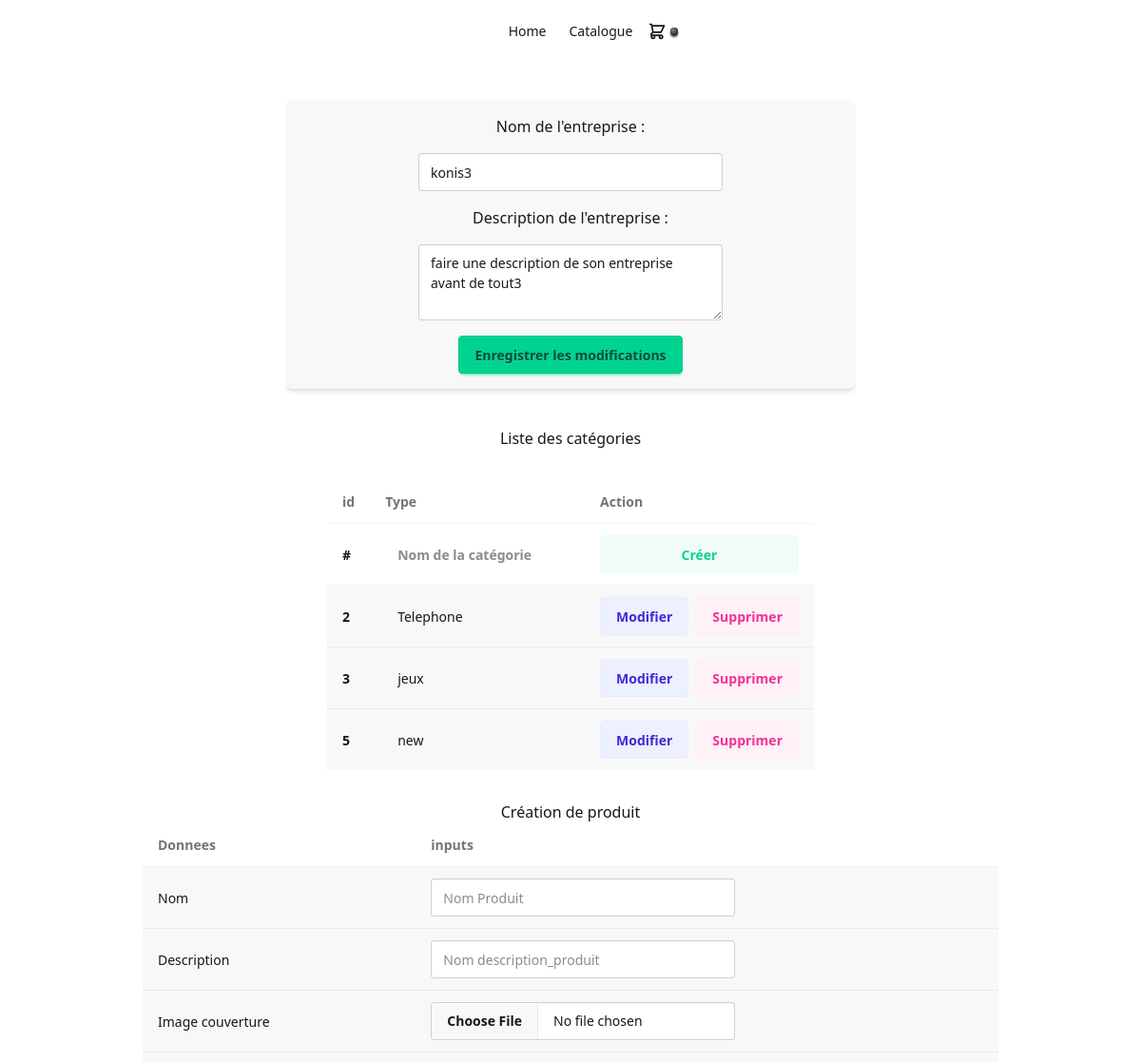
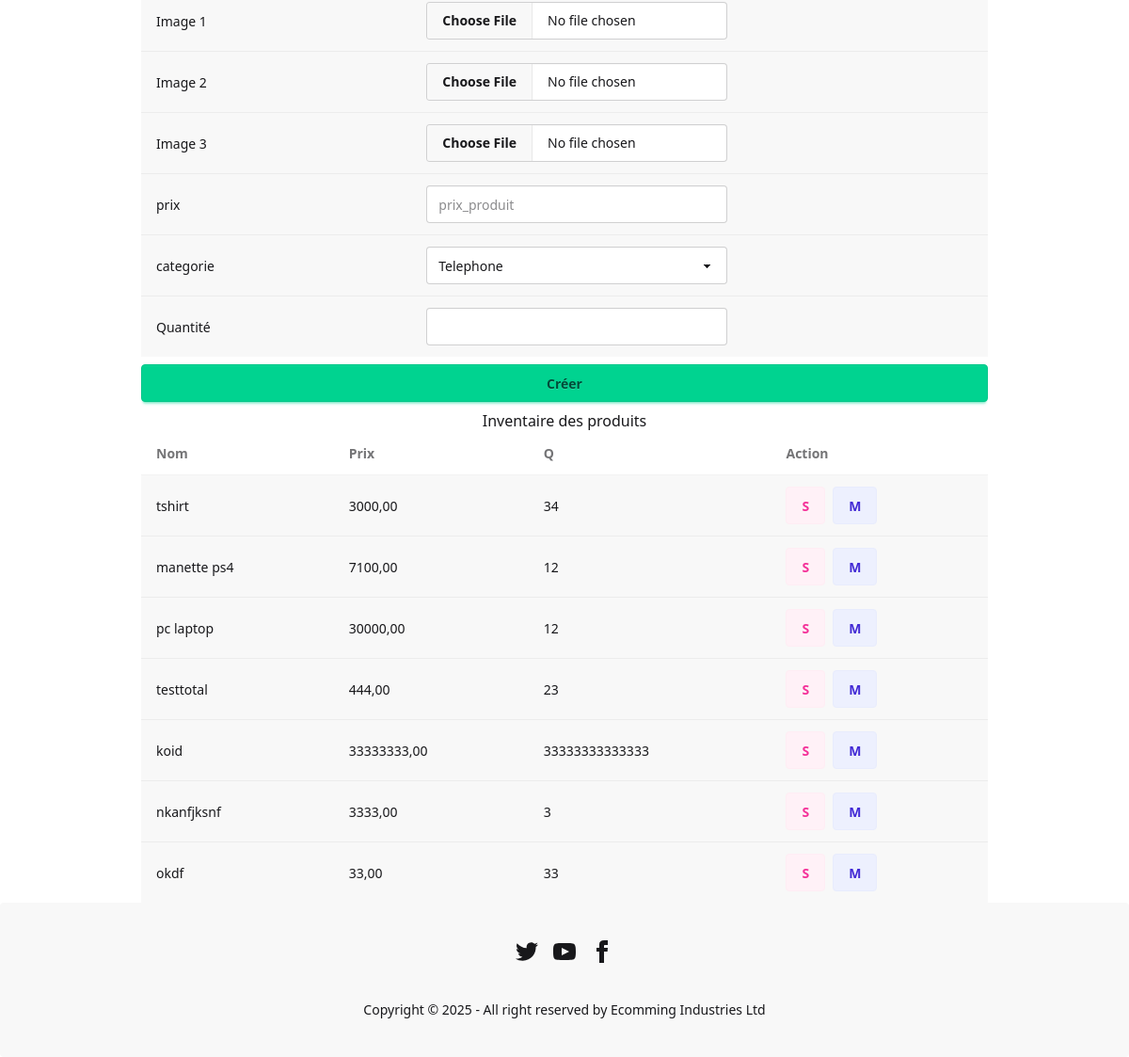
Screenshot of /crud/ (signed in) with the database file from the repository (2 pictures, top to bottom).
### Ecomming/models.py (models this page shows, shortened)
class Site(models.Model):
    nom_entreprise = models.CharField(max_length=255)
    description_entreprise = models.TextField()

class Categorie(models.Model):
    name = models.CharField(_("Nom de la catégorie"), max_length=100)

class Produit(models.Model):
    id = models.AutoField(_("ID"), primary_key=True)
    name = models.CharField(_("Nom du produit"), max_length=100)
    description = models.TextField(_("Description du produit"))
    prix = models.DecimalField(_("Prix du produit"), max_digits=10, decimal_places=2)
    categorie = models.ForeignKey(Categorie, on_delete=models.CASCADE, related_name="produits")
    quantite = models.IntegerField(_("Quantite"))
    image_couverture = CloudinaryField('image_couverture', folder="mon-projet/photos/couvertures/")
    image_1 = CloudinaryField('image_1', folder="mon-projet/photos/couvertures/",  null=True)
    image_2 = CloudinaryField('image_2', folder="mon-projet/photos/couvertures/",  null=True)
    image_3 = CloudinaryField('image_3', folder="mon-projet/photos/couvertures/",  null=True)

### Ecomming/views.py (the view, shortened to what this page needs)
# urls.py: path('crud/', views.crud, name='crud'),
@login_required
def crud(request):
    categories = Categorie.objects.all()
    produits = Produit.objects.all()
    context = {
        'title': 'Inventaire',
        'categories': categories,
        'produits': produits,
        'nom_entreprise': Site.objects.get(id=1).nom_entreprise,
        'description_entreprise': Site.objects.get(id=1).description_entreprise,
    }
    return render(request, 'crud.html', context=context)

### Ecomming/templates/crud.html (shortened to what this page needs)
{% extends 'base.html' %} {% block content %}
<div class="container mx-auto xl:w-2/4 lg:w-2/4 md:w-2/4 w-3/4 ">
  <div class="overflow-x-auto">
<form method="post" class="flex flex-col gap-4 items-center justify-center my-10 bg-base-200 p-4 rounded-lg shadow-md w-auto">
  <label for="nom_entreprise">Nom de l'entreprise :</label>
  <input type="text" id="nom_entreprise" name="nom_entreprise" value="{{ nom_entreprise }}" class="input">
  <label for="description_entreprise">Description de l'entreprise :</label>
  <textarea  class="textarea"  id="description_entreprise" name="description_entreprise">{{ description_entreprise }}</textarea>
  <button  class="btn btn-success"  type="submit" name="update_site">Enregistrer les modifications</button>
</form>
</div>
</div>
<div class="w-full flex items-center justify-center flex-col">
  <h2>Liste des catégories</h2>
  <div class="container w-auto max-w-lg self-center my-8">
    <div class="overflow-x-auto">
      <table class="table">
        <thead>
          <tr>
            <th>id</th>
            <th>Type</th>
            <th>Action</th>
          </tr>
        </thead>
        <tbody>
          <form method="post">
            <tr>
              <th>#</th>
              <th>
                <input
                  id="name_categorie"
                  type="text"
                  name="name_categorie"
                  class="input input-ghost"
                  placeholder="Nom de la catégorie"
                />
              </th>
              <td>
                <button
                  class="btn btn-soft btn-success w-full"
                  name="create_categorie"
                >
                  Créer
                </button>
              </td>
            </tr>
          </form>
          {% for categorie in categories %}
          <form method="post">
            <tr class="bg-base-200">
              <th>{{ categorie.id }}</th>
              <td>
                <input
                  type="text"
                  name="name_categorie"
                  value="{{ categorie.name }}"
                  class="input input-ghost"
                />
              </td>
              <td class="flex flex-row gap-2">
                <button
                  class="btn btn-soft btn-primary"
                  name="delete_categorie"
                >
                  Modifier
                </button>
                <button
                  class="btn btn-soft btn-secondary"
                  name="delete_categorie"
                >
                  Supprimer
                </button>
              </td>
            </tr>
          </form>
          {% endfor %}
        </tbody>
      </table>
    </div>
  </div>
  <h2>Création de produit</h2>
  <form id="createProductForm" method="post" enctype="multipart/form-data" class="w-full">
    <div class="container mx-auto xl:w-3/4 lg:w-3/4 md:w-3/4 w-3/4">
      <div class="overflow-x-auto">
        <table class="table">
          <thead>
            <tr>
              <th>Donnees</th>
              <th>inputs</th>
            </tr>
          </thead>
          <tbody>
            <tr class="bg-base-200">
              <td>Nom</td>
              <td>
                <input
                  type="text"
                  id="name_produit"
                  name="name_produit"
                  placeholder="Nom Produit"
                  class="input"
                />
              </td>
            </tr>
            <tr class="bg-base-200">
              <td>Description</td>
              <td>
                <input
                  type="text"
                  id="description_produit"
                  name="description_produit"
                  placeholder="Nom description_produit"
                  class="input"
                />
              </td>
            </tr>
            <tr class="bg-base-200">
              <td>Image couverture</td>
              <td>
                <input
                  type="file"
                  class="file-input"
                  id="Image_produit"
                  name="Image_produit"
                  placeholder="Nom urlImage_produit"
                />
              </td>
            </tr>
            <tr class="bg-base-200">
              <td>Image 1</td>
              <td>
                <input
                  type="file"
                  class="file-input"
                  id="image_1"
                  name="image_1"
                  placeholder="Nom urlImage_produit"
                />
              </td>
            </tr>
            <tr class="bg-base-200">
              <td>Image 2</td>
              <td>
                <input
                  type="file"
                  class="file-input"
                  id="image_2"
                  name="image_2"
                  placeholder="Nom urlImage_produit"
                />
              </td>
            </tr>
            <tr class="bg-base-200">
              <td>Image 3</td>
              <td>
                <input
                  type="file"
                  class="file-input"
                  id="image_3"
                  name="image_3"
                  placeholder="Nom urlImage_produit"
                />
              </td>
            </tr>
            <tr class="bg-base-200">
              <td>prix</td>
              <td>
                <input
                  type="number"
                  id="prix_produit"
                  name="prix_produit"
                  placeholder="prix_produit"
                  class="input"
                />
              </td>
            </tr>
            <tr class="bg-base-200">
              <td>categorie</td>
              <td>
                <select
                  id="categorie_produit"
                  name="categorie_produit"
                  class="select"
                >
                  {% for categorie in categories %}
                  <option value="{{ categorie.id }}">
                    {{ categorie.name }}
                  </option>
                  {% endfor %}
                </select>
              </td>
            </tr>
            <tr class="bg-base-200">
              <td>Quantité</td>
              <td>
                <input
                  type="number"
                  id="quantite_produit"
                  name="quantite_produit"
                  class="input"
                />
              </td>
            </tr>
          </tbody>
        </table>
        <button type="submit" class="btn my-2 btn-success w-full" name="create_produit">
          Créer
        </button>
      </div>
    </div>
  </form>
  <h2>Inventaire des produits</h2>
  <table class="table mx-auto xl:w-3/4 lg:w-3/4 md:w-3/4 w-3/4">
    <thead>
      <tr>
        <th>Nom</th>
        <th>Prix</th>
        <th>Q</th>
        <th>Action</th>
      </tr>
    </thead>
    <tbody class="w-full">
      {% for produit in produits %}
      <tr class="bg-base-200">
        <td>{{ produit.name }}</td>
        <td>{{ produit.prix }}</td>
        <td>{{ produit.quantite }}</td>
        <td class="flex flex-row gap-2">
          <form method="post">
            <button class="btn btn-soft btn-secondary" name="delete_produit">
              S
            </button>
          </form>
          <button
            class="btn btn-soft btn-primary"
            onclick="modifier_produit_{{ produit.id }}.showModal()"
          >
            M
          </button>
        </td>
      </tr>
      {% endfor %}
    </tbody>
  </table>
</div>
{% endblock %}

### Ecomming/templates/base.html (shortened to what this page needs)
{% load static %}
<!DOCTYPE html>
<html data-theme="light">
  <head>
    <link
      href="{% static 'css/style.css' %}"
      rel="stylesheet"
      type="text/css"
    />
    <link
      href="https://cdn.jsdelivr.net/npm/daisyui@5"
      rel="stylesheet"
      type="text/css"
    />
    <link
      href="https://cdn.jsdelivr.net/npm/daisyui@5/themes.css"
      rel="stylesheet"
      type="text/css"
    />
  </head>
  <body>
    <div class="navbar bg-base-100">
      <div class="navbar-start">
        <a class="btn btn-ghost text-xl">{{NomEntreprise}}</a>
      </div>
      <div class="navbar-center hidden lg:flex">
        <ul class="menu menu-horizontal px-1">
          <li><a href="{% url 'index' %}">Home</a></li>
          <li><a href="{% url 'catalogue' %}">Catalogue</a></li>
        </ul>
      </div>
      <div class="navbar-end">
        <div class="drawer drawer-end">
          <div class="drawer-content">
            <label for="my-drawer-4" class="drawer-button flex items-center">
              <div class="inline-grid *:[grid-area:1/1]">
                <div class="status status-neutral"></div>
              </div>
            </label>
          </div>
        </div>
      </div>
    </div>
    {% block content %}{% endblock %}
    <footer
      class="footer footer-horizontal footer-center bg-base-200 text-base-content rounded p-10"
    >
      <nav>
        <div class="grid grid-flow-col gap-4">
          <a>
          </a>
          <a>
          </a>
          <a>
            <svg
              xmlns="http://www.w3.org/2000/svg"
              width="24"
              height="24"
              viewBox="0 0 24 24"
              class="fill-current"
            >
              <path
                d="M9 8h-3v4h3v12h5v-12h3.642l.358-4h-4v-1.667c0-.955.192-1.333 1.115-1.333h2.885v-5h-3.808c-3.596 0-5.192 1.583-5.192 4.615v3.385z"
              ></path>
            </svg>
          </a>
        </div>
      </nav>
      <aside>
        <p>Copyright © 2025 - All right reserved by Ecomming Industries Ltd</p>
      </aside>
    </footer>
    <script src="https://cdn.jsdelivr.net/npm/@tailwindcss/browser@4"></script>
  </body>
</html>

### rows the page displays
Site: nom_entreprise "konis3", description_entreprise "faire une description de son entreprise avant de tout3"
Categorie: id "2", name_categorie "Telephone"
Categorie: id "3", name_categorie "jeux"
Categorie: id "5", name_categorie "new"
Produit: name "tshirt", prix "3000,00", quantite "34"
Produit: name "manette ps4", prix "7100,00", quantite "12"
Produit: name "pc laptop", prix "30000,00", quantite "12"
Produit: name "testtotal", prix "444,00", quantite "23"
Produit: name "koid", prix "33333333,00", quantite "33333333333333"
Produit: name "nkanfjksnf", prix "3333,00", quantite "3"
Produit: name "okdf", prix "33,00", quantite "33"

### other values shown
form field categorie_produit "Telephone"
